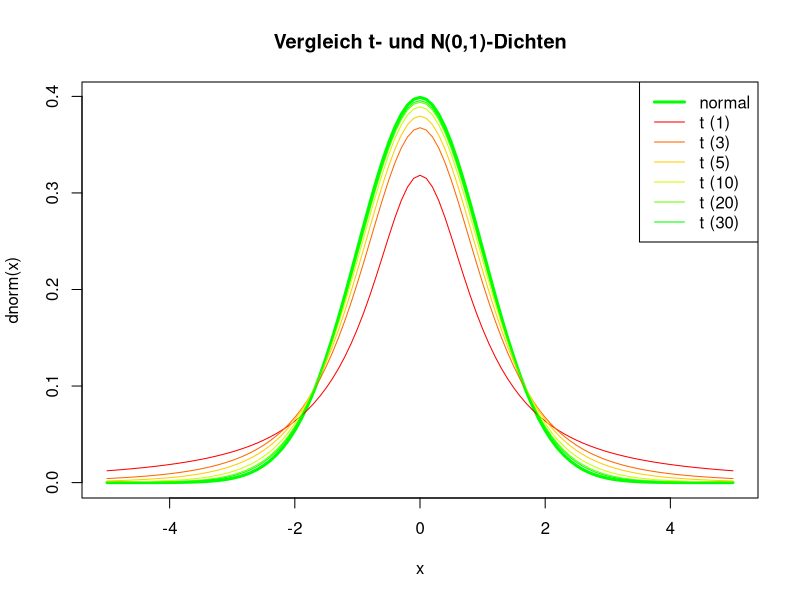

Reproduce this figure in R.
## Vergleich der t-Dichten
#####################################################

x <- seq(-5,5,0.1)  ## Gitter fuer Funktionsgraphen
nn <- c(1,3,5,10,20,30)
anz <- length(nn)
cc <- rainbow(15)

plot(x, dnorm(x), type="l", lwd=3, col="green", main="Vergleich t- und N(0,1)-Dichten")
for (j in 1:anz){
  lines(x, dt(x,nn[j]), col=cc[j])
}
legend("topright",c("normal",paste("t (",nn,")",sep="")), lwd=c(3,rep(1,anz)), col=c("green",cc[1:anz]))